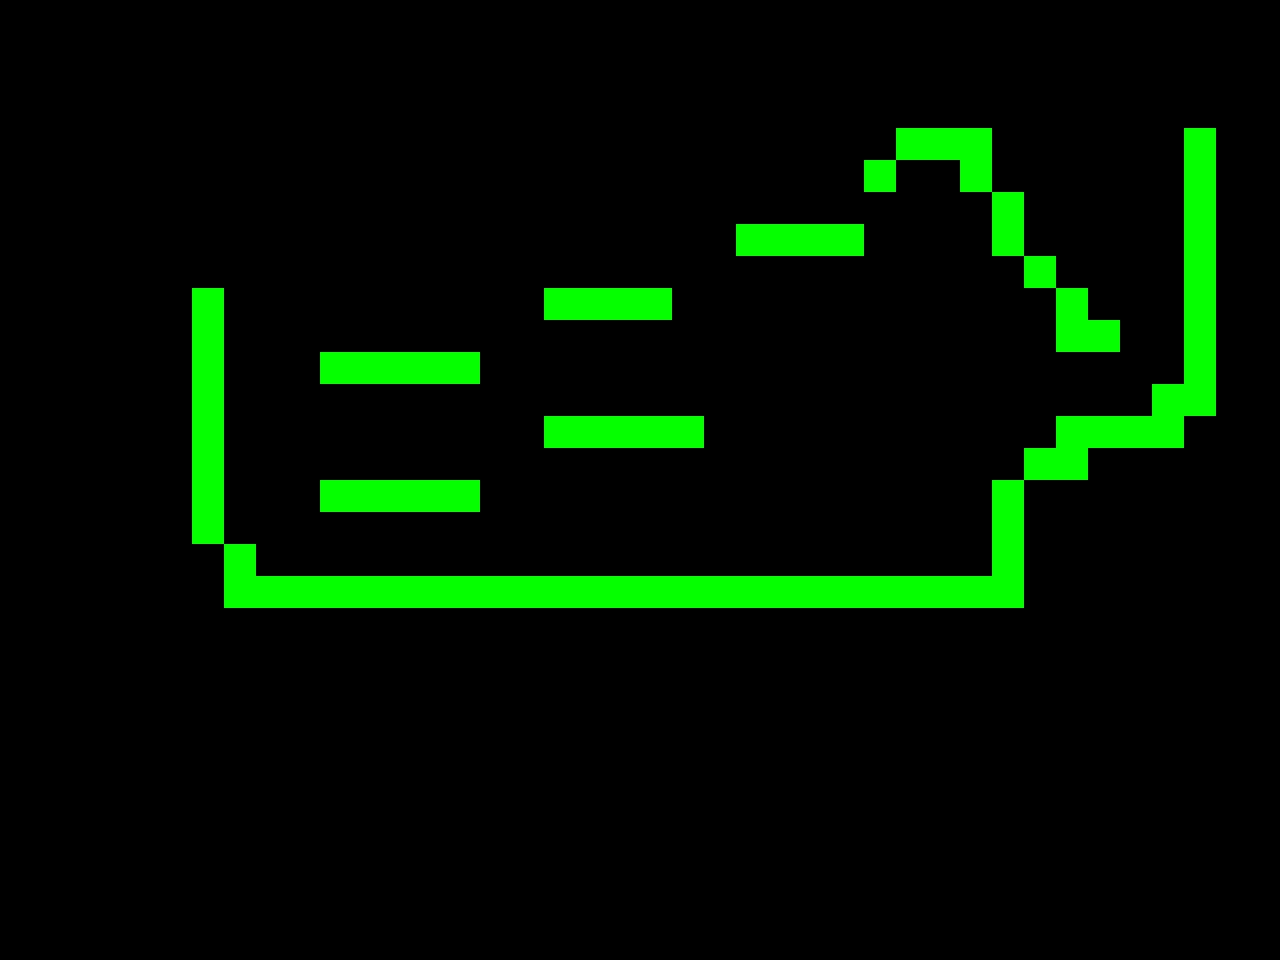

Below is a game level as drawn by its tile map, then a one-line description and the .tmx that defines it (tile-layer data replaced by summaries):
An orthogonal 40x30 tile map with 32x32 px tiles, 1 tile layer (tiles).

<map version="1.0" orientation="orthogonal" width="40" height="30" tilewidth="32" tileheight="32">
 <tileset firstgid="1" name="tiles" tilewidth="32" tileheight="32">
  <image source="tile.png" width="128" height="64" />
 </tileset>
 <layer name="tiles" width="40" height="30">
  <data>[1200 cells, 87 non-empty, 1 distinct tile ids]</data>
 </layer>
</map>